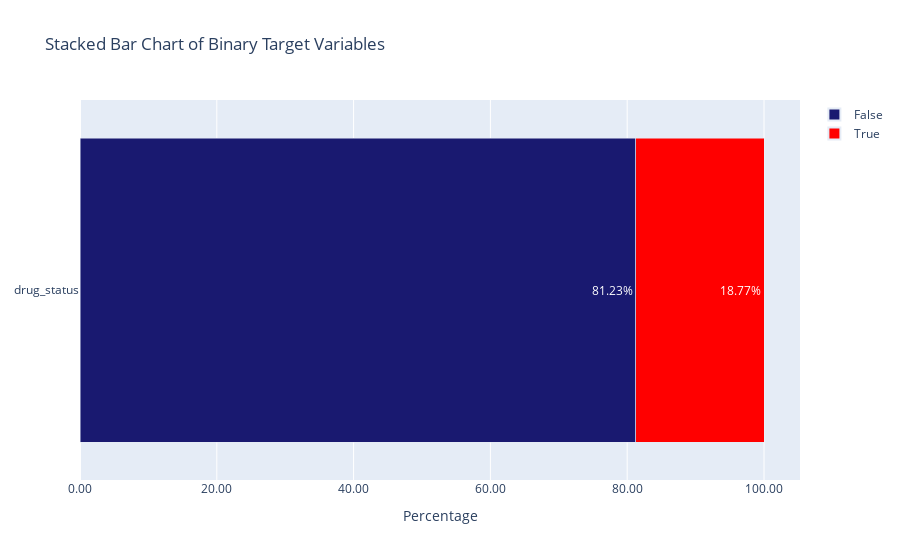

Source (notebook cell):
### Code cell
plot_target_ratios(
    df      = pd.concat([X, y], axis=1),
    targets = ['drug_status'],
)

### Figure 1 — Plotly figure (JSON) as saved in the notebook; plotly's stock layout.template omitted (floating-point values rounded to 4 significant figures)
{"data": [{"hoverinfo": "name+x", "marker": {"color": "midnightblue"}, "name": "False", "orientation": "h", "showlegend": true, "text": "81.23%", "textposition": "inside", "type": "bar", "x": [81.23], "xaxis": "x", "y": ["drug_status"], "yaxis": "y"}, {"hoverinfo": "name+x", "marker": {"color": "red"}, "name": "True", "orientation": "h", "showlegend": true, "text": "18.77%", "textposition": "inside", "type": "bar", "x": [18.77], "xaxis": "x", "y": ["drug_status"], "yaxis": "y"}], "layout": {"barmode": "stack", "legend": {"itemsizing": "constant", "traceorder": "normal"}, "title": {"text": "Stacked Bar Chart of Binary Target Variables"}, "uniformtext": {"minsize": 8, "mode": "hide"}, "xaxis": {"anchor": "y", "domain": [0, 1], "tickformat": ",.2f", "title": {"text": "Percentage"}}, "yaxis": {"anchor": "x", "domain": [0, 1], "ticktext": ["drug_status"], "tickvals": ["drug_status"]}}}
